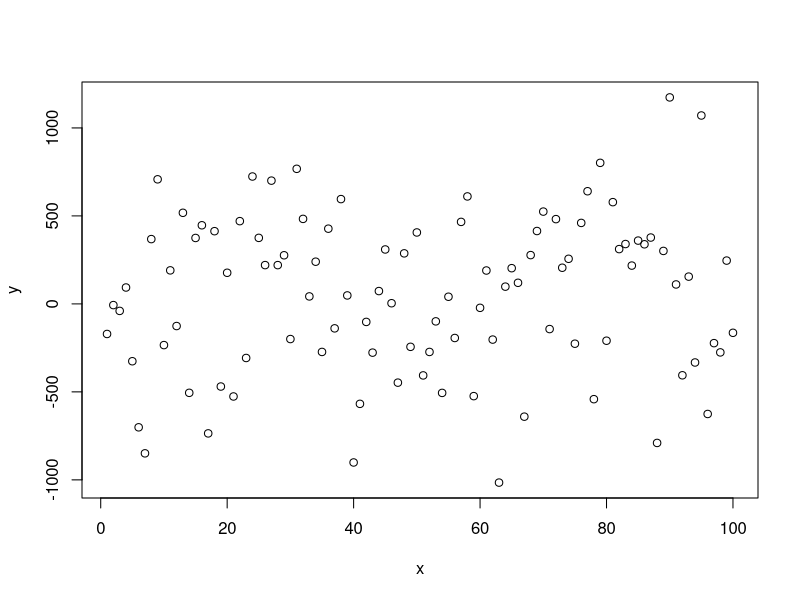

Here is the R script that generated this plot:
# find coefficienct of determination

# let's get some data 
x <- 1:100

y <- 5 + 2 * x + rnorm(100) * 500 # add noise rnorm(100)

plot(x, y)
# it's fairly linear

linearReg <- lm(y ~ x)

# we can find the R2 in the summary
summary(linearReg)

# R-squared:  0.9914, very high
# R2 slightly lower
# R2 is much lower

# we can see, R2 is close to zero now !
# what if we change some of the noises in y

# that means the model cannot explain the variations in the y

# Thanks for watching

